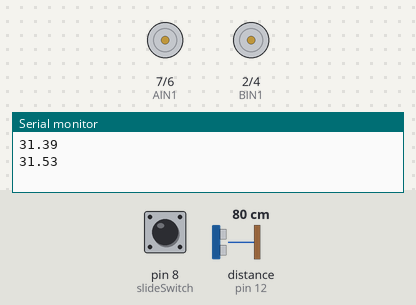
The sketch below on a simulated Arduino Uno, built with avr-gcc and run on an emulated ATmega328P. On the bench: motor-driver pin pairs drawn as motors (green arrow = first pin HIGH = forward, orange = second pin HIGH = backward, longer = more drive, scaled by the enable pin), the last lines printed to the serial monitor. Wiring (inferred from the names in the program): ultrasonic range finder: trigger pin 11; echo pin 12. The inputs (shaded band) are chosen by the test bench; at power-on: pin 8 (slideSwitch) HIGH, distance to the obstacle (sensor on pin 12) 80 cm. The echo pulse lasts 58.3 µs per cm.

Above: at 1.8 s.
1.9 s: pin 8 (slideSwitch) pulled LOW for 1.2 s
At 2.8 s:
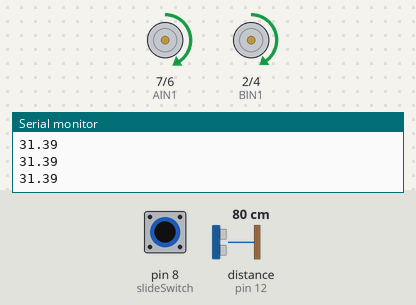
4.6 s: pin 8 (slideSwitch) pulled LOW for 3.2 s
At 8.1 s:
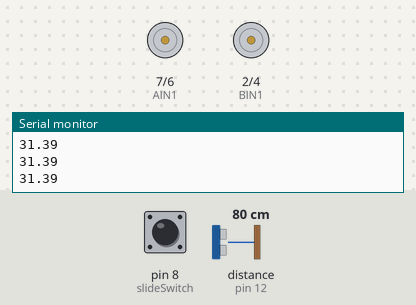
Timing chart, 0 to 9.6 s (numbered marks = the images above; inputs shaded):
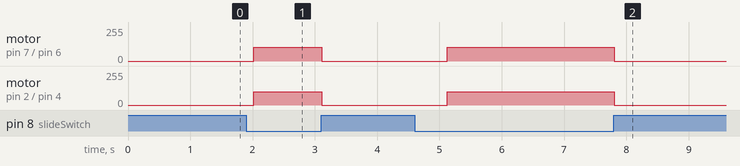

Measured:
- after the input at 1.9 s, motor on pin 7 (AIN1) / pin 6 (AIN2): stopped → forward 102/255 after 0.12 s, → stopped 1.1 s later; motor on pin 2 (BIN1) / pin 4 (BIN2): stopped → forward 100/255 after 0.12 s, → stopped 1.1 s later
- after the input at 4.6 s, motor on pin 7 (AIN1) / pin 6 (AIN2): stopped → forward 102/255 after 0.53 s, → stopped 2.7 s later; motor on pin 2 (BIN1) / pin 4 (BIN2): stopped → forward 100/255 after 0.53 s, → stopped 2.7 s later

The sketch:

final_project.ino
```cpp
const int trig = 11;
const int echo = 12;
float distance = 0;

const int AIN1 = 7;
const int AIN2 = 6;
const int PWMA = 5;
const int BIN1 = 2;
const int BIN2 = 4;
const int PWMB = 3;
int motorSpeed = 0;

int slideSwitch = 8;

void setup() {
  // put your setup code here, to run once:
  Serial.begin(9600);
  pinMode(echo, INPUT);
  pinMode(trig, OUTPUT);
  pinMode(AIN1, OUTPUT);
  pinMode(AIN2, OUTPUT);
  pinMode(PWMA, OUTPUT);
  pinMode(BIN1, OUTPUT);
  pinMode(BIN2, OUTPUT);
  pinMode(PWMB, OUTPUT);
  pinMode(slideSwitch, INPUT_PULLUP);

}

void loop() {
  // put your main code here, to run repeatedly:
  int switchOn = digitalRead(slideSwitch);
  distance = getDistance();
  Serial.println(distance);
  if(switchOn == LOW){
    if(distance < 4){
      halt(500);
      reverse(100);
      halt(100);
      right();
      distance = getDistance();
      if(distance < 6){
        halt(500);
        left();
        forward(200);
        delay(100);
        left();
        halt(100);
        distance = getDistance();
        reverse(200);
      }
      }
    else{
      forward(100);
}
  }
  else{
    halt(1000);
  }
}

float getDistance(){
  digitalWrite(trig, HIGH);
  delayMicroseconds(10);
  digitalWrite(trig, LOW);
  float echoTime = pulseIn(echo, HIGH);
  float calculateDistance = echoTime/148.0;
  return calculateDistance;
}

void leftMotor(int motorSpeed){
  if(motorSpeed > 0){
    digitalWrite(BIN1, HIGH);
    digitalWrite(BIN2, LOW);
  }
  else if(motorSpeed < 0){
    digitalWrite(BIN1, LOW);
    digitalWrite(BIN2, HIGH);
  }
  else{
    digitalWrite(BIN1, LOW);
    digitalWrite(BIN2, LOW);
  }
  analogWrite(PWMB, abs(motorSpeed));
}

void rightMotor(int motorSpeed){
  if(motorSpeed > 0){
    digitalWrite(AIN1, HIGH);
    digitalWrite(AIN2, LOW);
  }
  else if(motorSpeed < 0){
    digitalWrite(AIN1, LOW);
    digitalWrite(AIN2, HIGH);
  }
  else{
    digitalWrite(AIN1, LOW);
    digitalWrite(AIN2, LOW);
  }
  analogWrite(PWMA, abs(motorSpeed));
}

void forward(int Speed){
  leftMotor(Speed);
  rightMotor(Speed+2);
}

void reverse(int Speed){
  Speed = -Speed;
  leftMotor(Speed);
  rightMotor(Speed);
  delay(200);
}

void right(){
  leftMotor(100);
  rightMotor(-100);
  delay(700);
}

void left(){
  leftMotor(-100);
  rightMotor(100);
  delay(720);
  }

void halt(int delayTime){
  leftMotor(0);
  rightMotor(0);
  delay(delayTime);
}
```
